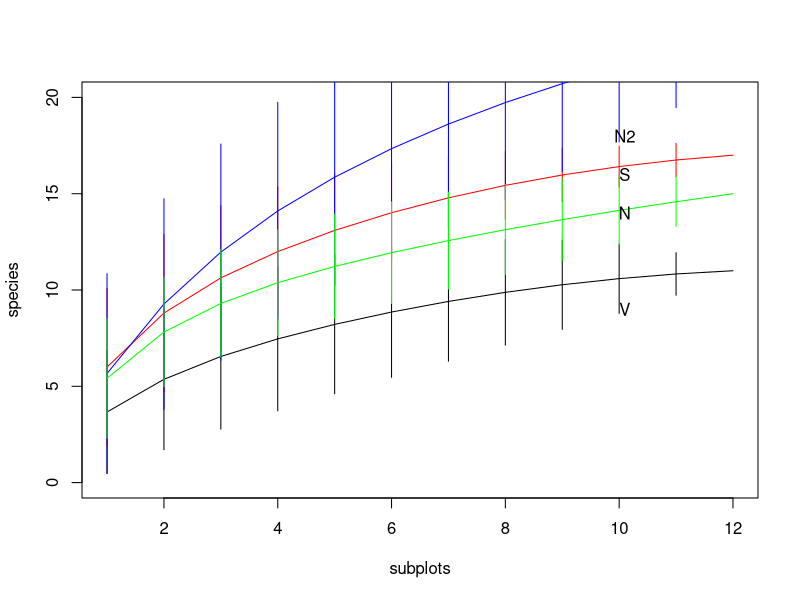
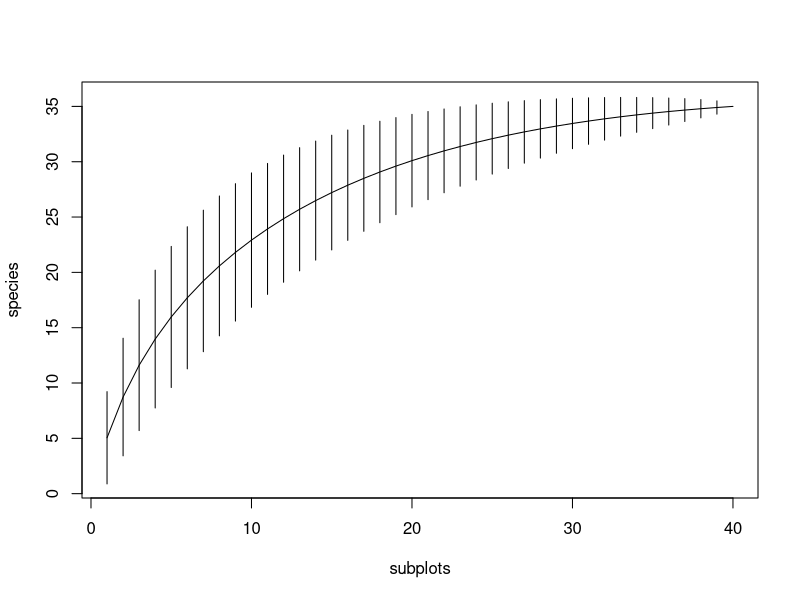

Here is the R script that generated these plots, in order: (Note: this script raises an error after producing the figures.)
#analyze ESM grassland community data
#species accumulation curves and similarity
####
#install and load package vegan
install.packages("vegan")
library(vegan)
library(tidyverse)
####
#read presence-absence data
grasspa <- read.csv("grassland_dat_pa.csv",header=TRUE)
padat <- grasspa[,4:40]		#plot x species P/A matrix in format for vegan analysis
####
#read cover data
grasscov <- read.csv("grassland_dat_cover.csv",header=TRUE)
covdat <- grasscov[,4:40]	#plot x species cover matrix in format for vegan analysis
####
#create exact species accumulation curves for 4 plots using 10 subplots
accum1 <- specaccum(padat[1:12,]) 	#plot 1, subplots 1-10
accum2 <- specaccum(padat[13:24,])	#plot 2, subplots 1-10
accum3 <- specaccum(padat[25:36,])	#plot 3, subplots 1-10
accum4 <- specaccum(padat[37:48,])	#plot 4, subplots 1-10
##
#plot accumulation curves for each plot
plot(accum1,ylim=c(0,20),xlab="subplots",ylab="species")
lines(accum2,col="red")
lines(accum3,col="blue")
lines(accum4,col="green")
text(10.1,9,"V")	#valley plot
text(10.1,14,"N") #North plot
text(10.1,16,"S") #South plot
text(10.1,18,"N2") #second north plot
####
#plot single accumulation curve using 40 subplots
accum_allsubplots <- specaccum(padat[c(1:10,13:22,25:34,37:46),])
plot(accum_allsubplots,xlab="subplots",ylab="species")
####
#Chao estimate of the number of grassland species
specpool(padat[c(1:10,13:22,25:34,37:46),])

###
#Create native and non-native lists
list <- read.csv("grassland_common_species_ex1.csv",header=TRUE)
native_df <- filter(list, Native=="1")
exotic_df <- filter(list, Native== "0")
#
native_list <- as.vector(native_df$Code)
exotic_list <- as.vector(exotic_df$Code)
#
#Create native and non-native dataframes for vegan
native_padat <- select(padat[c(1:10,13:22,25:34,37:46),], one_of(native_list))
exotic_padat <- select(padat[c(1:10,13:22,25:34,37:46),], one_of(exotic_list))
#
##Chao estimate of the number of native and non-native grassland species
specpool(native_padat) #26.73125
specpool(exotic_padat) #9.24375
#
plot(accum_native,ylim=c(0,30),xlab="subplots",ylab="species")
lines(accum_exotic,col="red")
  
#####
#####
#####
#calculate Bray-Curtis dissimilarity between plots
#First, aggregate subplot data
p1 <- apply(padat[1:12,],2,max)
p2 <- apply(padat[13:24,],2,max)
p3 <- apply(padat[25:36,],2,max)
p4 <- apply(padat[37:48,],2,max)
# create new matrix to calculate pairwise plot dissimilarity
plots_spp <- rbind(p1,p2,p3,p4)
#produce dissimilarity matrix
plots_bray_diss <- vegdist(plots_spp,method="bray")
#####
#
#Create native and non-native dataframes with ALL subplots
all_native_padat <- select(padat, one_of(native_list))
all_exotic_padat <- select(padat, one_of(exotic_list))
#Bray-Curtis for native
n1 <- apply(all_native_padat[1:12,],2,max)
n2 <- apply(all_native_padat[13:24,],2,max)
n3 <- apply(all_native_padat[25:36,],2,max)
n4 <- apply(all_native_padat[37:48,],2,max)
# create new matrix to calculate pairwise plot dissimilarity
native_plots_spp <- rbind(n1,n2,n3,n4)
#produce dissimilarity matrix
native_bray_diss <- vegdist(native_plots_spp,method="bray")
# 
#
#Bray-Curtis for non-native
e1 <- apply(all_exotic_padat[1:12,],2,max)
e2 <- apply(all_exotic_padat[13:24,],2,max)
e3 <- apply(all_exotic_padat[25:36,],2,max)
e4 <- apply(all_exotic_padat[37:48,],2,max)
# create new matrix to calculate pairwise plot dissimilarity
exotic_plots_spp <- rbind(e1,e2,e3,e4)
#produce dissimilarity matrix
exotic_bray_diss <- vegdist(exotic_plots_spp,method="bray")

#####
#####
#Analyze cover data
#Calculate area-weighted cover, total area sampled = 10 *0.25 + 2*2.5 = 7.5 sq m
p1_cov <- (2.5/7.5)*apply(covdat[1:10,],2,mean) + 
  (5/7.5)*apply(covdat[11:12,],2,mean)
p2_cov <- (2.5/7.5)*apply(covdat[13:22,],2,mean) + 
  (5/7.5)*apply(covdat[23:24,],2,mean)
p3_cov <- (2.5/7.5)*apply(covdat[25:34,],2,mean) + 
  (5/7.5)*apply(covdat[35:36,],2,mean)
p4_cov <- (2.5/7.5)*apply(covdat[37:46,],2,mean) + 
  (5/7.5)*apply(covdat[47:48,],2,mean)
#
#####
#####
#####
#Analyze plot dissimilarity based on cover
plots_cov <- rbind(p1_cov,p2_cov,p3_cov,p4_cov)
plots_euclid_diss <- vegdist(plots_cov,method="euclidean")
plots_hclust <- hclust(plots_euclid_diss,method="average")		#cluster analysis of plots (contrived)
plot(plots_hclust)
#
plots_hclust_pa <- hclust(plots_bray_diss,method="average")
plot(plots_hclust_pa)
##
#Comparison of native and non-native cover only
native_covdat <- select(covdat, one_of(native_list))
#
#Calculate area-weighted cover, total area sampled = 10 *0.25 + 2*2.5 = 7.5 sq m
n1_cov <- (2.5/7.5)*apply(native_covdat[1:10,],2,mean) + 
  (5/7.5)*apply(native_covdat[11:12,],2,mean)
n2_cov <- (2.5/7.5)*apply(native_covdat[13:22,],2,mean) + 
  (5/7.5)*apply(native_covdat[23:24,],2,mean)
n3_cov <- (2.5/7.5)*apply(native_covdat[25:34,],2,mean) + 
  (5/7.5)*apply(native_covdat[35:36,],2,mean)
n4_cov <- (2.5/7.5)*apply(native_covdat[37:46,],2,mean) + 
  (5/7.5)*apply(native_covdat[47:48,],2,mean)
#Analyze plot dissimilarity based on cover
plots_native_cov <- rbind(n1_cov,n2_cov,n3_cov,n4_cov)
plots_native_euclid_diss <- vegdist(plots_native_cov,method="euclidean")
plots__native_hclust <- hclust(plots_native_euclid_diss,method="average")		#cluster analysis of plots (contrived)
plot(plots__native_hclust)
#####
#Non-native cover calculations
exotic_covdat <- select(covdat, one_of(exotic_list))
n1_cov <- (2.5/7.5)*apply(exotic_covdat[1:10,],2,mean) + 
  (5/7.5)*apply(exotic_covdat[11:12,],2,mean)
n2_cov <- (2.5/7.5)*apply(exotic_covdat[13:22,],2,mean) + 
  (5/7.5)*apply(exotic_covdat[23:24,],2,mean)
n3_cov <- (2.5/7.5)*apply(exotic_covdat[25:34,],2,mean) + 
  (5/7.5)*apply(exotic_covdat[35:36,],2,mean)
n4_cov <- (2.5/7.5)*apply(exotic_covdat[37:46,],2,mean) + 
  (5/7.5)*apply(exotic_covdat[47:48,],2,mean)
plots_exotic_cov <- rbind(n1_cov,n2_cov,n3_cov,n4_cov)
#####
#####
#Analyze plot diversity
plots_shannon <- diversity(plots_cov,index="shannon") 	#shannon H'
plots_simpson <- diversity(plots_cov,index="simpson")	#simpson diversity
plots_richness <- specnumber(plots_cov)					#species richness

#Analyze plot diversity for just natives
native_plots_shannon <- diversity(plots_native_cov,index="shannon") 	#shannon H'
native_plots_simpson <- diversity(plots_native_cov,index="simpson")	#simpson diversity

#Analyze plot diversity for just non_natives
exotic_plots_shannon <- diversity(plots_exotic_cov,index="shannon") 	#shannon H'
exotic_plots_simpson <- diversity(plots_exotic_cov,index="simpson")	#simpson diversity

